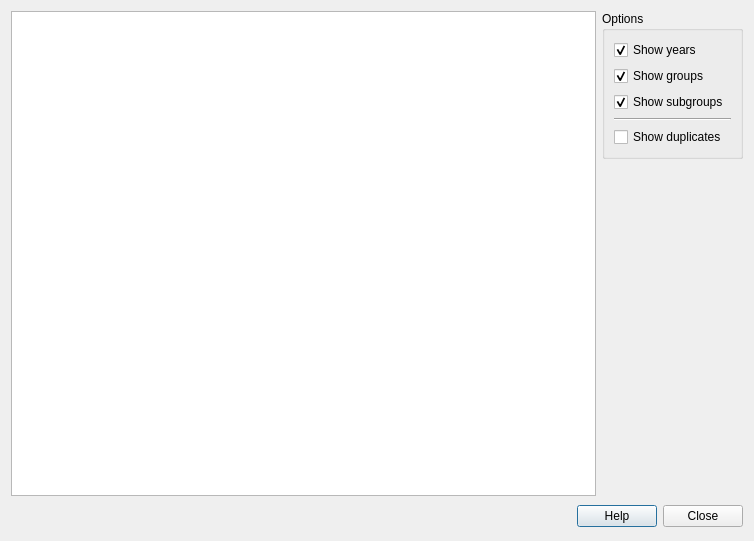
<?xml version="1.0" encoding="UTF-8"?>
<ui version="4.0">
 <class>StudentsStatisticsForm_template</class>
 <widget class="QDialog" name="StudentsStatisticsForm_template">
  <property name="geometry">
   <rect>
    <x>0</x>
    <y>0</y>
    <width>754</width>
    <height>541</height>
   </rect>
  </property>
  <property name="windowTitle">
   <string extracomment="Title of dialog to see the students statistics">Students statistics</string>
  </property>
  <layout class="QGridLayout" name="gridLayout_2">
   <item row="0" column="0" rowspan="2">
    <widget class="QTableWidget" name="tableWidget"/>
   </item>
   <item row="0" column="1">
    <widget class="QGroupBox" name="groupBox">
     <property name="title">
      <string>Options</string>
     </property>
     <layout class="QGridLayout" name="gridLayout">
      <item row="0" column="0">
       <widget class="QCheckBox" name="showYearsCheckBox">
        <property name="text">
         <string>Show years</string>
        </property>
        <property name="checked">
         <bool>true</bool>
        </property>
       </widget>
      </item>
      <item row="1" column="0">
       <widget class="QCheckBox" name="showGroupsCheckBox">
        <property name="text">
         <string>Show groups</string>
        </property>
        <property name="checked">
         <bool>true</bool>
        </property>
       </widget>
      </item>
      <item row="2" column="0">
       <widget class="QCheckBox" name="showSubgroupsCheckBox">
        <property name="text">
         <string>Show subgroups</string>
        </property>
        <property name="checked">
         <bool>true</bool>
        </property>
       </widget>
      </item>
      <item row="3" column="0">
       <widget class="Line" name="line">
        <property name="orientation">
         <enum>Qt::Horizontal</enum>
        </property>
       </widget>
      </item>
      <item row="4" column="0">
       <widget class="QCheckBox" name="showCompleteStructureCheckBox">
        <property name="text">
         <string>Show duplicates</string>
        </property>
       </widget>
      </item>
     </layout>
    </widget>
   </item>
   <item row="1" column="1">
    <spacer>
     <property name="orientation">
      <enum>Qt::Vertical</enum>
     </property>
     <property name="sizeHint" stdset="0">
      <size>
       <width>141</width>
       <height>339</height>
      </size>
     </property>
    </spacer>
   </item>
   <item row="2" column="0" colspan="2">
    <layout class="QHBoxLayout">
     <property name="spacing">
      <number>6</number>
     </property>
     <property name="margin">
      <number>0</number>
     </property>
     <item>
      <spacer>
       <property name="orientation">
        <enum>Qt::Horizontal</enum>
       </property>
       <property name="sizeHint" stdset="0">
        <size>
         <width>604</width>
         <height>28</height>
        </size>
       </property>
      </spacer>
     </item>
     <item>
      <widget class="QPushButton" name="helpPushButton">
       <property name="text">
        <string>Help</string>
       </property>
      </widget>
     </item>
     <item>
      <widget class="QPushButton" name="closeButton">
       <property name="text">
        <string>Close</string>
       </property>
      </widget>
     </item>
    </layout>
   </item>
  </layout>
 </widget>
 <resources/>
 <connections/>
</ui>
